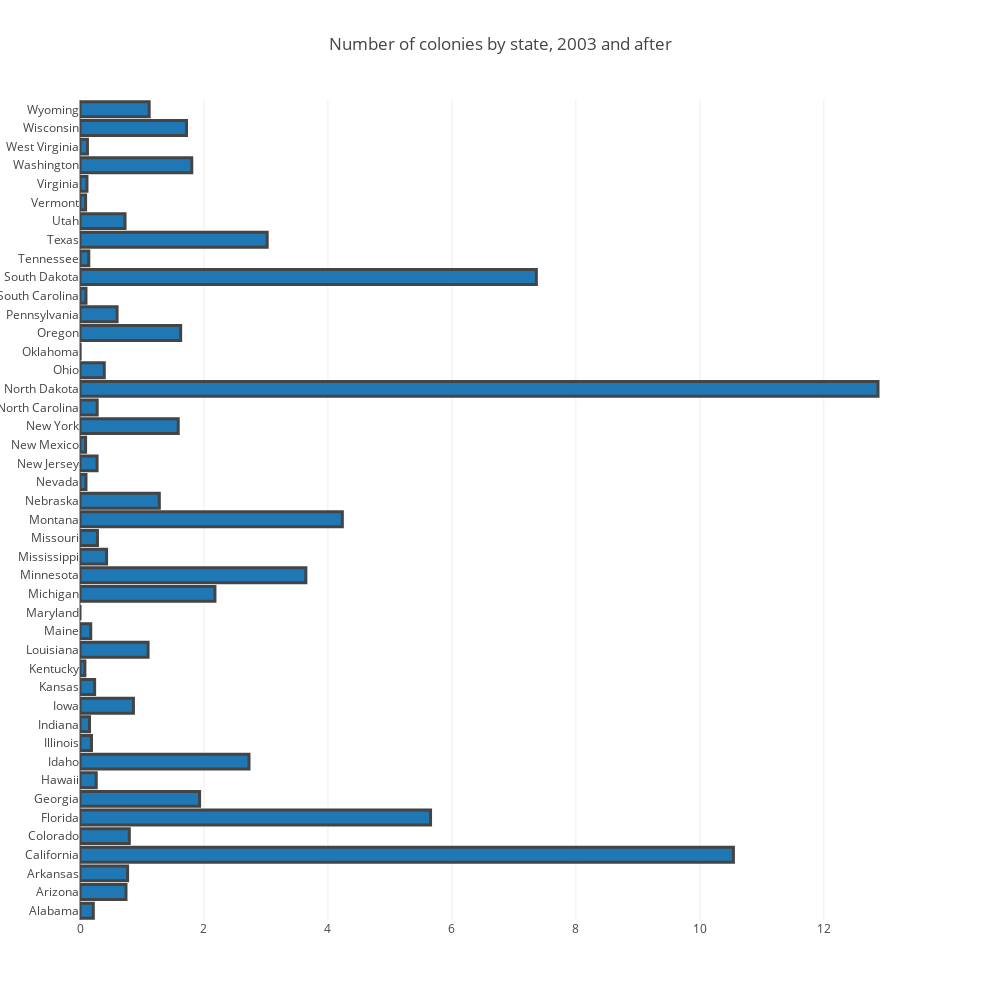

This figure's notebook cell:
### Markdown cell above
Let's look at the above graph. This time we are talking about number of colonies. Again Califronia pre 2003 is in the lead but, North and South Dakota are not far behind.

### Code cell
df_summed2 = df_2003.groupby(['StateName']) ['numcol'].sum().reset_index()
trace1 = go.Bar(
    y=df_summed2.StateName,
    x=df_summed2.numcol,
    name='SF Zoo',
    orientation = 'h',
    marker = dict(
        line = dict(
             colorscale = [[0, 'rgb(166,206,227)'], [0.25, 'rgb(31,120,180)'], [0.45, 'rgb(178,223,138)'], 
                      [0.65, 'rgb(51,160,44)'], [0.85, 'rgb(251,154,153)'], [1, 'rgb(227,26,28)']],
            width = 3)
    )
)
data = [trace1]
layout = go.Layout(
    title='Number of colonies by state, 2003 and after',
    barmode='stack',
    autosize=False,
    width=1000,
    height=1000
)

fig = go.Figure(data=data, layout=layout)
iplot(fig, filename='marker-h-bar')

### Figure 1 — Plotly figure (JSON) as saved in the notebook; plotly's stock layout.template omitted (floating-point values rounded to 4 significant figures)
{"data": [{"marker": {"line": {"colorscale": [[0, "rgb(166,206,227)"], [0.25, "rgb(31,120,180)"], [0.45, "rgb(178,223,138)"], [0.65, "rgb(51,160,44)"], [0.85, "rgb(251,154,153)"], [1, "rgb(227,26,28)"]], "width": 3}}, "name": "SF Zoo", "orientation": "h", "type": "bar", "uid": "22c8fb36-e53e-11e8-ac62-d05099a30b15", "x": [0.2146, 0.7421, 0.7677, 10.54, 0.7953, 5.656, 1.929, 0.2618, 2.726, 0.185, 0.1535, 0.8622, 0.2362, 0.07874, 1.098, 0.1732, 0, 2.177, 3.644, 0.4291, 0.2815, 4.232, 1.28, 0.09646, 0.2756, 0.09055, 1.585, 0.2776, 12.87, 0.3917, 0.001969, 1.624, 0.5984, 0.09646, 7.362, 0.1417, 3.02, 0.7264, 0.09055, 0.1122, 1.803, 0.1201, 1.719, 1.116], "y": ["Alabama", "Arizona", "Arkansas", "California", "Colorado", "Florida", "Georgia", "Hawaii", "Idaho", "Illinois", "Indiana", "Iowa", "Kansas", "Kentucky", "Louisiana", "Maine", "Maryland", "Michigan", "Minnesota", "Mississippi", "Missouri", "Montana", "Nebraska", "Nevada", "New Jersey", "New Mexico", "New York", "North Carolina", "North Dakota", "Ohio", "Oklahoma", "Oregon", "Pennsylvania", "South Carolina", "South Dakota", "Tennessee", "Texas", "Utah", "Vermont", "Virginia", "Washington", "West Virginia", "Wisconsin", "Wyoming"]}], "layout": {"autosize": false, "barmode": "stack", "height": 1000, "title": "Number of colonies by state, 2003 and after", "width": 1000}}
